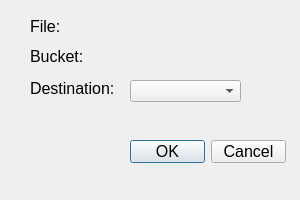
<?xml version="1.0" encoding="UTF-8"?>
<ui version="4.0">
 <class>MoveFileDialog</class>
 <widget class="QDialog" name="MoveFileDialog">
  <property name="geometry">
   <rect>
    <x>0</x>
    <y>0</y>
    <width>300</width>
    <height>200</height>
   </rect>
  </property>
  <property name="font">
   <font>
    <pointsize>12</pointsize>
   </font>
  </property>
  <property name="windowTitle">
   <string> Move file</string>
  </property>
  <widget class="QLabel" name="label">
   <property name="geometry">
    <rect>
     <x>30</x>
     <y>20</y>
     <width>54</width>
     <height>12</height>
    </rect>
   </property>
   <property name="text">
    <string>File:</string>
   </property>
  </widget>
  <widget class="QLabel" name="label_2">
   <property name="geometry">
    <rect>
     <x>30</x>
     <y>50</y>
     <width>54</width>
     <height>12</height>
    </rect>
   </property>
   <property name="text">
    <string>Bucket:</string>
   </property>
  </widget>
  <widget class="QLabel" name="label_3">
   <property name="geometry">
    <rect>
     <x>30</x>
     <y>80</y>
     <width>101</width>
     <height>16</height>
    </rect>
   </property>
   <property name="text">
    <string>Destination:</string>
   </property>
  </widget>
  <widget class="QLabel" name="fileLabel">
   <property name="geometry">
    <rect>
     <x>130</x>
     <y>20</y>
     <width>141</width>
     <height>16</height>
    </rect>
   </property>
   <property name="text">
    <string/>
   </property>
  </widget>
  <widget class="QLabel" name="bucketLabel">
   <property name="geometry">
    <rect>
     <x>130</x>
     <y>50</y>
     <width>141</width>
     <height>16</height>
    </rect>
   </property>
   <property name="text">
    <string/>
   </property>
  </widget>
  <widget class="QComboBox" name="bucketComboBox">
   <property name="geometry">
    <rect>
     <x>130</x>
     <y>80</y>
     <width>111</width>
     <height>22</height>
    </rect>
   </property>
  </widget>
  <widget class="QDialogButtonBox" name="buttonBox">
   <property name="geometry">
    <rect>
     <x>130</x>
     <y>140</y>
     <width>156</width>
     <height>23</height>
    </rect>
   </property>
   <property name="standardButtons">
    <set>QDialogButtonBox::Cancel|QDialogButtonBox::Ok</set>
   </property>
  </widget>
  <widget class="QLabel" name="storageclassLabel">
   <property name="geometry">
    <rect>
     <x>130</x>
     <y>110</y>
     <width>131</width>
     <height>16</height>
    </rect>
   </property>
   <property name="font">
    <font>
     <pointsize>10</pointsize>
    </font>
   </property>
   <property name="text">
    <string/>
   </property>
  </widget>
 </widget>
 <resources/>
 <connections/>
</ui>
